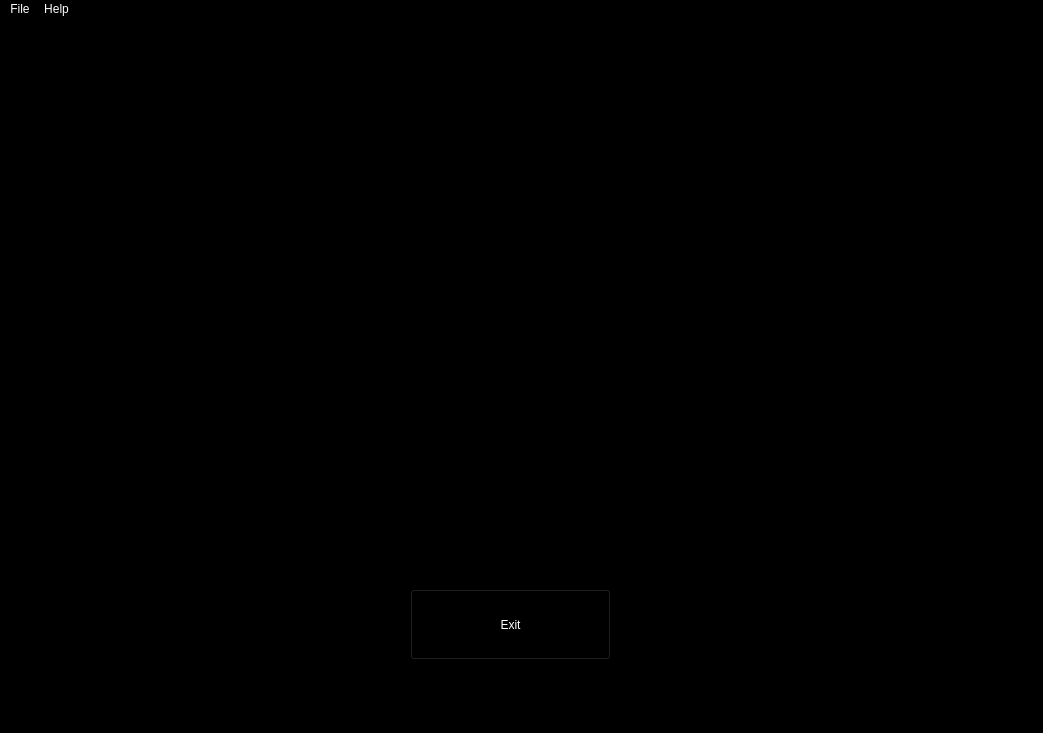
<?xml version="1.0" encoding="UTF-8"?>
<ui version="4.0">
 <class>MainWindow</class>
 <widget class="QMainWindow" name="MainWindow">
  <property name="geometry">
   <rect>
    <x>0</x>
    <y>0</y>
    <width>1043</width>
    <height>733</height>
   </rect>
  </property>
  <property name="windowTitle">
   <string>MainWindow</string>
  </property>
  <property name="styleSheet">
   <string notr="true">background-color: rgb(0, 0, 0);
color: rgb(255, 255, 255);</string>
  </property>
  <widget class="QWidget" name="centralwidget">
   <widget class="QLabel" name="label">
    <property name="geometry">
     <rect>
      <x>-90</x>
      <y>0</y>
      <width>1131</width>
      <height>681</height>
     </rect>
    </property>
    <property name="text">
     <string/>
    </property>
    <property name="pixmap">
     <pixmap>WhatsApp Image 2024-05-15 at 3.33.22 PM.jpeg</pixmap>
    </property>
   </widget>
   <widget class="QPushButton" name="exitButton">
    <property name="geometry">
     <rect>
      <x>410</x>
      <y>570</y>
      <width>201</width>
      <height>71</height>
     </rect>
    </property>
    <property name="text">
     <string>Exit</string>
    </property>
   </widget>
  </widget>
  <widget class="QStatusBar" name="statusbar"/>
  <widget class="QMenuBar" name="menubar">
   <property name="geometry">
    <rect>
     <x>0</x>
     <y>0</y>
     <width>1043</width>
     <height>21</height>
    </rect>
   </property>
   <widget class="QMenu" name="menuFile">
    <property name="title">
     <string>File</string>
    </property>
    <addaction name="actionAdd_Prisoner"/>
    <addaction name="actionModify_Prisoner"/>
    <addaction name="actionSearch_Prisoner"/>
    <addaction name="actionList_Prisoner"/>
   </widget>
   <widget class="QMenu" name="menuHelp">
    <property name="title">
     <string>Help</string>
    </property>
    <addaction name="actionHelp"/>
    <addaction name="actionAbout"/>
   </widget>
   <addaction name="menuFile"/>
   <addaction name="menuHelp"/>
  </widget>
  <action name="actionAdd_Prisoner">
   <property name="text">
    <string>Add Prisoner</string>
   </property>
  </action>
  <action name="actionModify_Prisoner">
   <property name="text">
    <string>Modify Prisoner</string>
   </property>
  </action>
  <action name="actionSearch_Prisoner">
   <property name="text">
    <string>Search Prisoner</string>
   </property>
  </action>
  <action name="actionList_Prisoner">
   <property name="text">
    <string>List Prisoner</string>
   </property>
  </action>
  <action name="actionHelp">
   <property name="text">
    <string>Help</string>
   </property>
  </action>
  <action name="actionAbout">
   <property name="text">
    <string>About</string>
   </property>
  </action>
  <action name="actionhi">
   <property name="text">
    <string>hi</string>
   </property>
  </action>
 </widget>
 <resources/>
 <connections>
  <connection>
   <sender>exitButton</sender>
   <signal>clicked()</signal>
   <receiver>MainWindow</receiver>
   <slot>close()</slot>
   <hints>
    <hint type="sourcelabel">
     <x>546</x>
     <y>648</y>
    </hint>
    <hint type="destinationlabel">
     <x>692</x>
     <y>730</y>
    </hint>
   </hints>
  </connection>
 </connections>
</ui>
